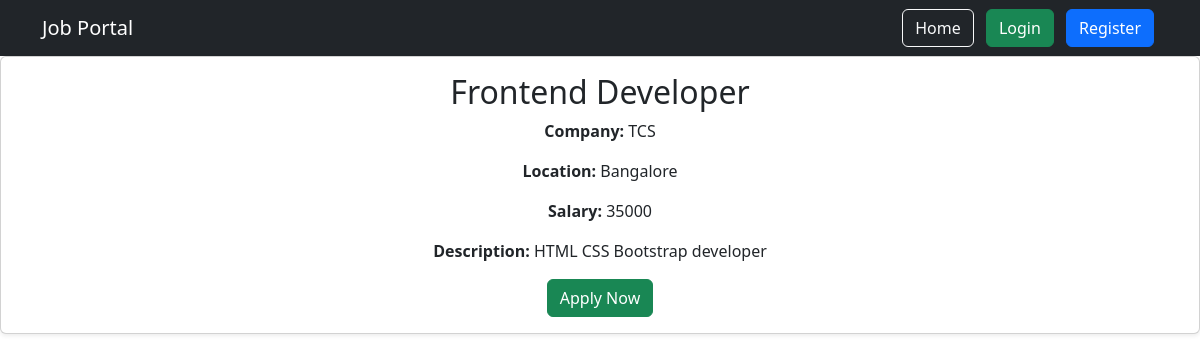
Screenshot of /job/2/ with the database file from the repository.
### Jobs/models.py (models this page shows, shortened)
class Job(models.Model):
    title = models.CharField(max_length=100)
    company = models.CharField(max_length=100)
    location = models.CharField(max_length=100)
    salary = models.IntegerField()
    description = models.TextField()

### Jobs/views.py (the view)
# urls.py: path('job/<int:id>/', views.job_detail, name='job_detail'),
def job_detail(request, id):
    job = Job.objects.get(id=id)
    return render(request, 'job_detail.html', {'job': job})

### templates/job_detail.html
{% extends 'base.html' %}
{% block content %}
<center>
<div class="card shadow-sm">
    <div class="card-body">
        <h2 class="card-title">{{ job.title }}</h2>
        <p><strong>Company:</strong> {{ job.company }}</p>
        <p><strong>Location:</strong> {{ job.location }}</p>
        <p><strong>Salary:</strong> {{ job.salary }}</p>
        <p><strong>Description:</strong> {{ job.description }}</p>
        <a href="/apply/{{ job.id }}/" class="btn btn-success">
            Apply Now
        </a>
    </div>
</div>
</center>
{% endblock %}

### rows the page displays
Job: title "Frontend Developer", company "TCS", location "Bangalore", salary "35000", description "HTML CSS Bootstrap developer"
